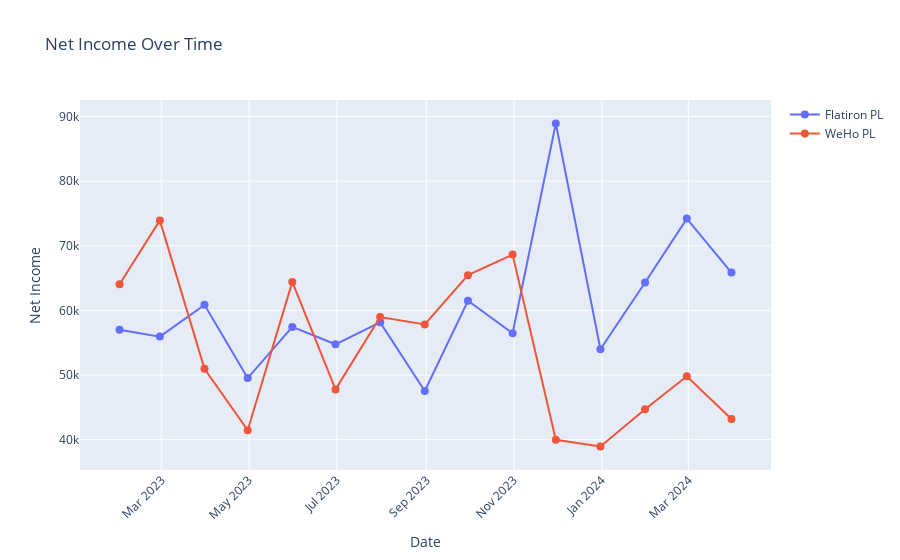

The cell this chart's notebook holds for it:
### Code cell
fig = go.Figure()

# Assuming df_pl_membrev is your DataFrame and 'date' is in the "MMM-YY" format
df_pl_membrev['date'] = pd.to_datetime(df_pl_membrev['date'], format='%b-%y')

# Add a trace for each unique value in 'report'
for report_value in df_pl_membrev['report'].unique():
    df_report = df_pl_membrev[df_pl_membrev['report'] == report_value]
    fig.add_trace(go.Scatter(
        x=df_report['date'],
        y=df_report['cost'],
        mode='lines+markers',
        name=report_value,
        line=dict(width=2),
        marker=dict(size=8),
    ))

fig.update_layout(
    title='Net Income Over Time',
    xaxis_title='Date',
    yaxis_title='Net Income',
    xaxis_tickangle=-45,
    showlegend=True,
)

fig.show()

### Figure 1 — Plotly figure (JSON) as saved in the notebook; plotly's stock layout.template omitted (floating-point values rounded to 4 significant figures)
{"data": [{"line": {"width": 2}, "marker": {"size": 8}, "mode": "lines+markers", "name": "Flatiron PL", "type": "scatter", "x": ["2023-01-31T00:00:00", "2023-02-28T00:00:00", "2023-03-31T00:00:00", "2023-04-30T00:00:00", "2023-05-31T00:00:00", "2023-06-30T00:00:00", "2023-07-31T00:00:00", "2023-08-31T00:00:00", "2023-09-30T00:00:00", "2023-10-31T00:00:00", "2023-11-30T00:00:00", "2023-12-31T00:00:00", "2024-01-31T00:00:00", "2024-02-29T00:00:00", "2024-03-31T00:00:00"], "y": [57010, 55950, 60870.0, 49540.0, 57450.0, 54760.0, 58160.0, 47540.0, 61505, 56480.0, 88930.0, 54000, 64315, 74210, 65855]}, {"line": {"width": 2}, "marker": {"size": 8}, "mode": "lines+markers", "name": "WeHo PL", "type": "scatter", "x": ["2023-01-31T00:00:00", "2023-02-28T00:00:00", "2023-03-31T00:00:00", "2023-04-30T00:00:00", "2023-05-31T00:00:00", "2023-06-30T00:00:00", "2023-07-31T00:00:00", "2023-08-31T00:00:00", "2023-09-30T00:00:00", "2023-10-31T00:00:00", "2023-11-30T00:00:00", "2023-12-31T00:00:00", "2024-01-31T00:00:00", "2024-02-29T00:00:00", "2024-03-31T00:00:00"], "y": [64060.0, 73940.0, 50980.0, 41470.0, 64420.0, 47780.0, 58970.0, 57830.0, 65460.0, 68650.0, 39980.0, 38950.0, 44721, 49815, 43207]}], "layout": {"showlegend": true, "title": {"text": "Net Income Over Time"}, "xaxis": {"tickangle": -45, "title": {"text": "Date"}}, "yaxis": {"title": {"text": "Net Income"}}}}
